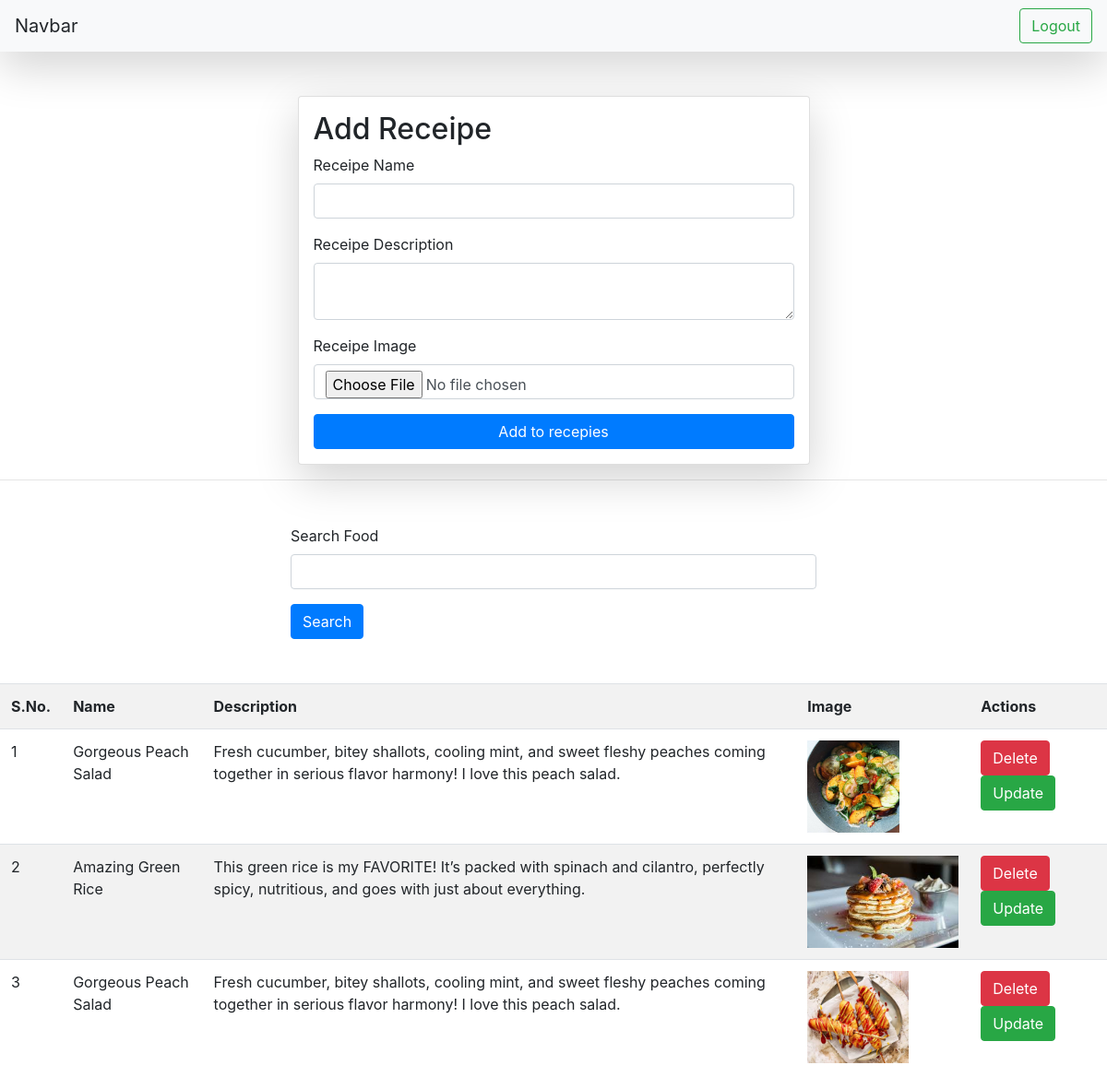
Page /receipes/ (signed in) on the committed database.
### vege/models.py (models this page shows, shortened)
class Receipe(models.Model):
    user = models.ForeignKey(User, on_delete=models.SET_NULL, null=True, blank=True)
    receipe_name = models.CharField(max_length=100)
    receipe_description = models.TextField()
    receipe_image = models.ImageField(upload_to="receipe")
    receipe_view_count = models.IntegerField(default=1)

### vege/views.py (the view, shortened to what this page needs)
# urls.py: path("receipes/", receipes, name="receipes"),
@login_required(login_url="/login/")
def receipes(request):
    data = Receipe.objects.all()
    if request.GET.get("search"):
        data = data.filter(receipe_name__icontains=request.GET.get("search"))
    receipe_data = {"receipes": data}
    return render(request, "vege/receipes.html", context=receipe_data)

### vege/templates/vege/receipes.html (shortened to what this page needs)
{% extends "base.html" %}
{% block start %}
<div class="container mt-5">
    <form class="col-6 mx-auto card p-3 shadow-lg" method="post" enctype="multipart/form-data">
        <h2>Add Receipe</h2>
        <div class="mb-3">
            <label class="form-label">Receipe Name</label>
            <input name="receipe_name" required type="text" class="form-control">
        </div>
        <div class="mb-3">
            <label class="form-label">Receipe Description</label>
            <textarea name="receipe_description" required class="form-control"></textarea>
        </div>
        <div class="mb-3">
          <label  class="form-label">Receipe Image</label>
          <input name="receipe_image" type="file" class="form-control">
        </div>
        <button type="submit" class="btn btn-primary">Add to recepies</button>
    </form>
</div>
<hr>
<div class="mt-5">
    <div class="mx-auto col-6">
        <form>
            <div class="mb-3">
                <label class="form-label">Search Food</label>
                <input name="search" type="text" class="form-control">
            </div>
            <button type="submit" class="btn btn-primary">Search</button>
        </form>
    </div>
</div>
<table class="table table-striped table-hover mt-5">
    <tr>
        <th scope="col">S.No.</th>
        <th scope="col">Name</th>
        <th scope="col">Description</th>
        <th scope="col">Image</th>
        <th scope="col">Actions</th>
    </tr>
{% for receipe in receipes %}
    <tr>
        <td>{{ forloop.counter }}</td>
        <td>{{ receipe.receipe_name }}</td>
        <td>{{ receipe.receipe_description }}</td>
        <td><img src="/media/{{ receipe.receipe_image }}/" style="height: 100px"></td>
        <td>
            <a href="/delete-receipe/{{receipe.id}}/" class="btn btn-danger">Delete</a>
            <a href="/update-receipe/{{receipe.id}}/" class="btn btn-success">Update</a>
        </td>
    </tr>
{% endfor %}
</table>
{% endblock %}

### home/templates/base.html (shortened to what this page needs)
<!doctype html>
<html lang="en">
<head>
    <link rel="stylesheet" href="https://cdn.jsdelivr.net/npm/bootstrap@4.1.3/dist/css/bootstrap.min.css">
</head>
<body>
<nav class="navbar navbar-light bg-light justify-content-between shadow-lg">
    <a class="navbar-brand">Navbar</a>
    <form class="form-inline">
        {% if request.user.is_authenticated %}
            <a href="/logout/" class="btn btn-outline-success my-2 my-sm-0" type="submit">Logout</a>
        {% else %}
            <a href="/login/" class="btn btn-outline-success my-2 my-sm-0" type="submit">Login</a>
        {% endif %}
    </form>
</nav>
{% block start %}
{% endblock %}
</body>
</html>

### rows in the picture
Receipe: receipe_name "Gorgeous Peach Salad", receipe_description "Fresh cucumber, bitey shallots, cooling mint, and sweet fleshy peaches coming together in serious flavor harmony! I love this peach salad.", receipe_image (picture)
Receipe: receipe_name "Amazing Green Rice", receipe_description "This green rice is my FAVORITE! It’s packed with spinach and cilantro, perfectly spicy, nutritious, and goes with just about everything.", receipe_image (picture)
Receipe: receipe_name "Gorgeous Peach Salad", receipe_description "Fresh cucumber, bitey shallots, cooling mint, and sweet fleshy peaches coming together in serious flavor harmony! I love this peach salad.", receipe_image (picture)
